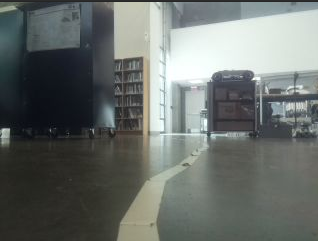
#> input picture catkin_ws/src/assignment4_trackingandfollowing/src/scripts/real_line.png, 318 x 241 px
$ python blob_detection.py
#> lines starting #> are read from the running program, lines starting #| are printed output that depends on the picture
import cv2
import numpy as np;

# Just dummy function for callbacks from trackbar
def nothing(x):
    pass

# Create a trackbar window to adjust the HSV values
# They are preconfigured for a yellow object
cv2.namedWindow("Tracking")
cv2.createTrackbar("LH", "Tracking", 20,255, nothing)
cv2.createTrackbar("LS", "Tracking", 120, 255, nothing)
cv2.createTrackbar("LV", "Tracking", 120, 255, nothing)
cv2.createTrackbar("UH", "Tracking", 49, 255, nothing)
cv2.createTrackbar("US", "Tracking", 255, 255, nothing)
cv2.createTrackbar("UV", "Tracking", 255, 255, nothing)

# Read test image
frame = cv2.imread("real_line.png")
#> frame is the input picture: shape (241, 318, 3); mean B, G, R 107.5, 110.9, 105.5

while True:
    # Blur the image for smoothing
    smoothed_image = cv2.blur(frame, (50,50))
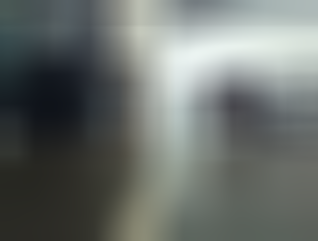
#> smoothed_image: shape (241, 318, 3); mean B, G, R 107.7, 111.1, 105.7
    # smoothed_image = cv2.GaussianBlur(frame, (50, 50), 0)
    # Convert to HSV colour space
    hsv = cv2.cvtColor(smoothed_image, cv2.COLOR_BGR2HSV)
#> hsv: shape (241, 318, 3); mean H, S, V 68.1, 26.2, 112.1

    # Read the trackbar values
    lh = cv2.getTrackbarPos("LH", "Tracking")
    ls = cv2.getTrackbarPos("LS", "Tracking")
    lv = cv2.getTrackbarPos("LV", "Tracking")
    uh = cv2.getTrackbarPos("UH", "Tracking")
    us = cv2.getTrackbarPos("US", "Tracking")
    uv = cv2.getTrackbarPos("UV", "Tracking")

    # Create arrays to hold the minimum and maximum HSV values
    hsvMin = np.array([lh, ls, lv])
    hsvMax = np.array([uh, us, uv])

    # Apply HSV thresholds
    mask = cv2.inRange(hsv, hsvMin, hsvMax)
#> mask: shape (241, 318); every value is 0

    # Uncomment the lines below to see the effect of erode and dilate
    #mask = cv2.erode(mask, None, iterations=3)
    #mask = cv2.dilate(mask, None, iterations=3)

    # The output of the inRange() function is black and white
    # so we use it as a mask which we AND with the orignal image
    res = cv2.bitwise_and(frame, frame, mask=mask)
#> res: shape (241, 318, 3); every value is 0

    # Show the result
    cv2.imshow("Result view", res)

    # Wait for the escape key to be pressed
    key = cv2.waitKey(1)
#> (key Esc is pressed here)
    if key == 27:
        break

cv2.destroyAllWindows()
